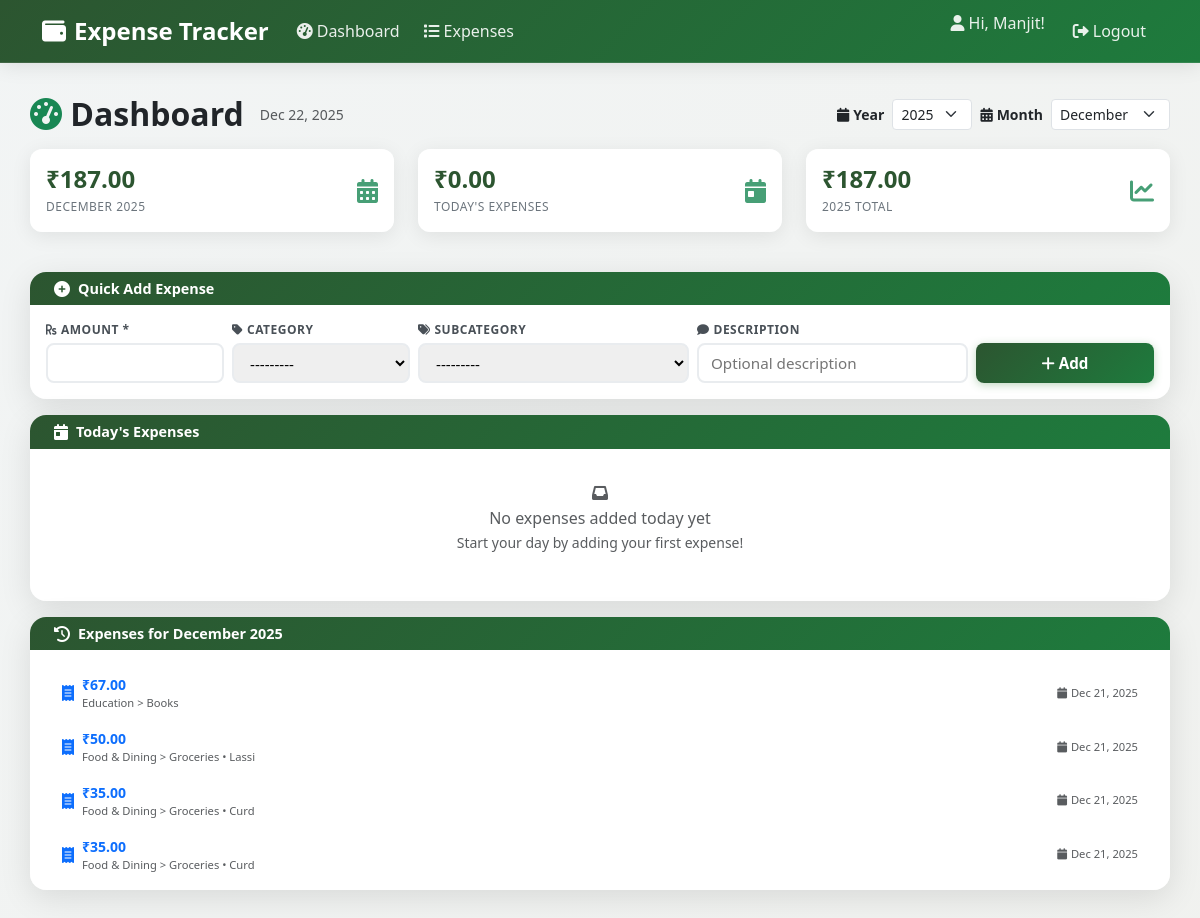
The page / (signed in) on the database as committed earlier.
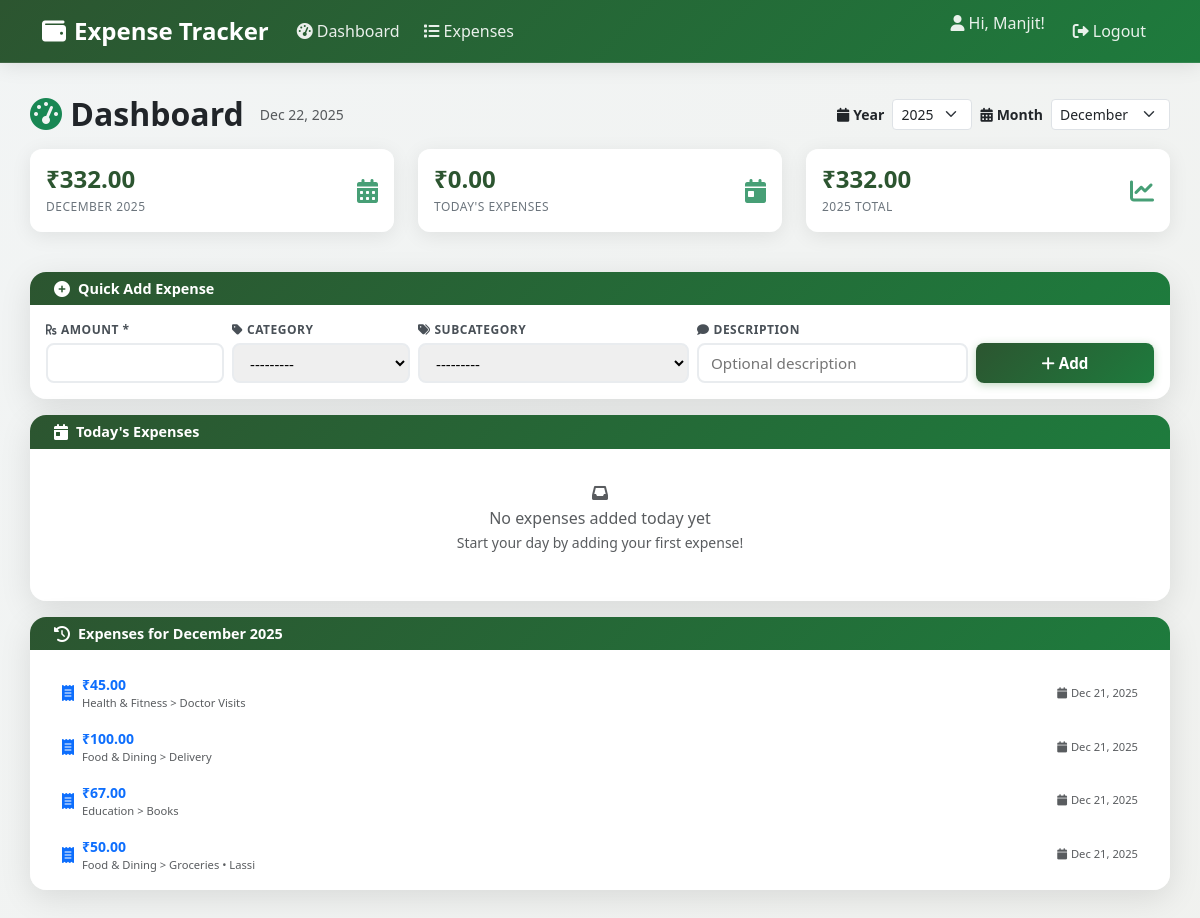
The same page on the database as committed later.
### ledger/models.py (models this page shows, shortened)
class Expense(models.Model):
    user = models.ForeignKey(settings.AUTH_USER_MODEL, on_delete=models.CASCADE)
    category = models.ForeignKey(Category, on_delete=models.CASCADE, null=True, blank=True)
    subcategory = models.ForeignKey(Subcategory, on_delete=models.SET_NULL, null=True, blank=True)
    amount = models.DecimalField(max_digits=10, decimal_places=2, validators=[MinValueValidator(0.01)])
    description = models.CharField(max_length=255, blank=True)
    date = models.DateField()
    created_at = models.DateTimeField(auto_now_add=True)
    class Meta:
        ordering = ['-date', '-created_at']

class Subcategory(models.Model):
    category = models.ForeignKey(Category, on_delete=models.CASCADE, related_name='subcategories')
    name = models.CharField(max_length=100)
    created_at = models.DateTimeField(auto_now_add=True)
    class Meta:
        unique_together = ('category', 'name')
        ordering = ['category__name', 'name']
    def __str__(self):
        return f"{self.category.name} > {self.name}"
    @property
    def full_name(self):
        return str(self)

class Category(models.Model):
    name = models.CharField(max_length=100, unique=True)
    created_at = models.DateTimeField(auto_now_add=True)
    class Meta:
        ordering = ['name']
    def __str__(self):
        return self.name

### ledger/views.py (the view)
# urls.py: path('', views.dashboard, name='dashboard'),
@login_required
def dashboard(request):
    today = date.today()
    selected_year = request.GET.get('year', today.year)
    selected_month = request.GET.get('month', today.month)
    try:
        selected_year = int(selected_year)
        selected_month = int(selected_month)
    except (ValueError, TypeError):
        selected_year = today.year
        selected_month = today.month
    month_expenses = Expense.objects.filter(
        user=request.user,
        date__year=selected_year,
        date__month=selected_month
    )
    total_month = month_expenses.aggregate(total=Sum('amount'))['total'] or 0
    if selected_year == today.year and selected_month == today.month:
        today_expenses = Expense.objects.filter(user=request.user, date=today)
        total_today = today_expenses.aggregate(total=Sum('amount'))['total'] or 0
    else:
        today_expenses = Expense.objects.none()
        total_today = 0
    year_expenses = Expense.objects.filter(
        user=request.user,
        date__year=selected_year
    )
    total_year = year_expenses.aggregate(total=Sum('amount'))['total'] or 0
    if request.method == 'POST':
        form = ExpenseForm(request.POST, user=request.user)
        if form.is_valid():
            expense = form.save(commit=False)
            expense.user = request.user
            expense.save()
            return redirect('dashboard')
    else:
        form = ExpenseForm(initial={'date': today}, user=request.user)
    year_options = []
    for year in range(today.year, today.year - 6, -1):
        year_options.append(year)
    import calendar
    month_options = []
    for month in range(1, 13):
        month_options.append((month, calendar.month_name[month]))
    selected_month_name = calendar.month_name[selected_month]
    context = {
        'total_month': total_month,
        'total_today': total_today,
        'total_year': total_year,
        'today_expenses': today_expenses,
        'month_expenses': month_expenses.order_by('-date', '-created_at')[:10],  # Recent expenses for selected month
        'form': form,
        'today': today,
        'selected_year': selected_year,
        'selected_month': selected_month,
        'selected_month_name': selected_month_name,
        'year_options': year_options,
        'month_options': month_options,
        'subcategory_category_map': getattr(form, 'subcategory_category_map', {}),
    }
    return render(request, 'ledger/dashboard.html', context)

### ledger/templates/ledger/dashboard.html (shortened to what the changed rows need)
{% extends 'ledger/base.html' %}
{% load humanize %}
{% block content %}
<div class="row mb-3">
    <div class="col-12">
        <div class="d-flex justify-content-between align-items-center">
            <div class="d-flex align-items-center">
                <h2 class="mb-0 me-3">
                    <i class="fas fa-tachometer-alt text-success"></i>
                    <span class="fw-bold">Dashboard</span>
                </h2>
            </div>
        </div>
    </div>
</div>
<div class="row mb-3">
    <div class="col-md-4 mb-3">
        <div class="stats-card-compact">
            <div class="d-flex align-items-center justify-content-between">
                <div>
                    <div class="stats-value">₹{{ total_month|floatformat:2|intcomma }}</div>
                    <div class="stats-label">{{ selected_month_name }} {{ selected_year }}</div>
                </div>
            </div>
        </div>
    </div>
    <div class="col-md-4 mb-3">
        <div class="stats-card-compact">
            <div class="d-flex align-items-center justify-content-between">
                <div>
                    <div class="stats-value">₹{{ total_year|floatformat:2|intcomma }}</div>
                    <div class="stats-label">{{ selected_year }} Total</div>
                </div>
            </div>
        </div>
    </div>
</div>
<div class="row">
    <div class="col-12">
        <div class="card-custom">
            <div class="card-body scrollable-content p-3">
                {% if month_expenses %}
                    <div class="list-group list-group-flush">
                        {% for expense in month_expenses %}
                            <div class="list-group-item d-flex justify-content-between align-items-center border-0 py-2">
                                <div class="d-flex align-items-center">
                                    <div class="me-2">
                                        <i class="fas fa-receipt text-primary"></i>
                                    </div>
                                    <div>
                                        <div class="fw-semibold text-primary small">₹{{ expense.amount|floatformat:2|intcomma }}</div>
                                        <div class="text-muted x-small">
                                            {% if expense.subcategory %}
                                                {{ expense.subcategory.full_name }}
                                            {% elif expense.category %}
                                                {{ expense.category.name }}
                                            {% endif %}
                                            {% if expense.description %} • {{ expense.description }}{% endif %}
                                        </div>
                                    </div>
                                </div>
                                <small class="text-muted x-small">
                                    <i class="fas fa-calendar me-1"></i>{{ expense.date|date:"M d, Y" }}
                                </small>
                            </div>
                        {% endfor %}
                    </div>
                {% else %}
                    <div class="text-center py-3">
                        <i class="fas fa-inbox text-muted mb-2"></i>
                        <h6 class="text-muted mb-1">No expenses found for {{ selected_month_name }} {{ selected_year }}</h6>
                        <p class="text-muted small">Try selecting a different month or year.</p>
                    </div>
                {% endif %}
            </div>
        </div>
    </div>
</div>
{% endblock %}

Rows that differ between the two databases and show on the page:
no longer on this page (row unchanged): Expense: amount "35.00", subcategory.full_name "Food & Dining > Groceries", description "Curd", date "Dec 21, 2025"
no longer on this page (row unchanged): Expense: amount "35.00", subcategory.full_name "Food & Dining > Groceries", description "Curd", date "Dec 21, 2025"
added Expense: amount "45.00", subcategory.full_name "Health & Fitness > Doctor Visits", date "Dec 21, 2025"
added Expense: amount "100.00", subcategory.full_name "Food & Dining > Delivery", date "Dec 21, 2025"
Other text that changed with them:
{{ total_month|floatformat:2|intcomma }}: "187.00" → "332.00"
{{ total_year|floatformat:2|intcomma }}: "187.00" → "332.00"
